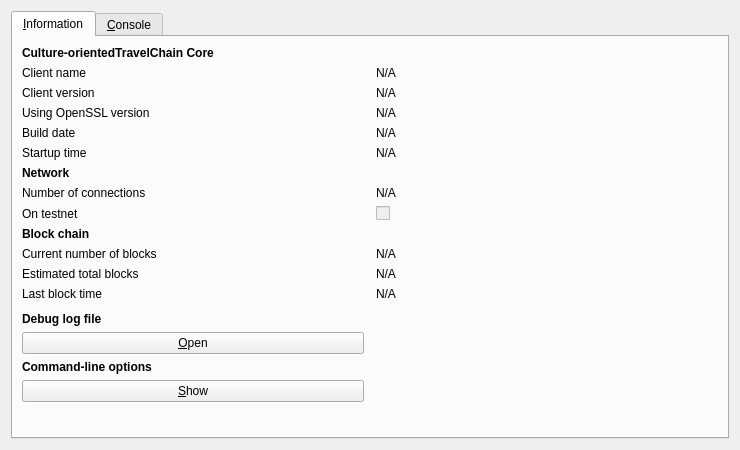
<?xml version="1.0" encoding="UTF-8"?>
<ui version="4.0">
 <class>RPCConsole</class>
 <widget class="QDialog" name="RPCConsole">
  <property name="geometry">
   <rect>
    <x>0</x>
    <y>0</y>
    <width>740</width>
    <height>450</height>
   </rect>
  </property>
  <property name="windowTitle">
   <string>Culture-orientedTravelChain - Debug window</string>
  </property>
  <layout class="QVBoxLayout" name="verticalLayout_2">
   <item>
    <widget class="QTabWidget" name="tabWidget">
     <property name="currentIndex">
      <number>0</number>
     </property>
     <widget class="QWidget" name="tab_info">
      <attribute name="title">
       <string>&amp;Information</string>
      </attribute>
      <layout class="QGridLayout" name="gridLayout" columnstretch="0,0">
       <property name="horizontalSpacing">
        <number>12</number>
       </property>
       <item row="14" column="0">
        <widget class="QLabel" name="labelDebugLogfile">
         <property name="font">
          <font>
           <weight>75</weight>
           <bold>true</bold>
          </font>
         </property>
         <property name="text">
          <string>Debug log file</string>
         </property>
        </widget>
       </item>
       <item row="5" column="0">
        <widget class="QLabel" name="label_13">
         <property name="text">
          <string>Startup time</string>
         </property>
        </widget>
       </item>
       <item row="6" column="0">
        <widget class="QLabel" name="label_11">
         <property name="font">
          <font>
           <weight>75</weight>
           <bold>true</bold>
          </font>
         </property>
         <property name="text">
          <string>Network</string>
         </property>
        </widget>
       </item>
       <item row="5" column="1">
        <widget class="QLabel" name="startupTime">
         <property name="cursor">
          <cursorShape>IBeamCursor</cursorShape>
         </property>
         <property name="text">
          <string>N/A</string>
         </property>
         <property name="textFormat">
          <enum>Qt::PlainText</enum>
         </property>
         <property name="textInteractionFlags">
          <set>Qt::LinksAccessibleByMouse|Qt::TextSelectableByKeyboard|Qt::TextSelectableByMouse</set>
         </property>
        </widget>
       </item>
       <item row="8" column="1">
        <widget class="QCheckBox" name="isTestNet">
         <property name="enabled">
          <bool>false</bool>
         </property>
         <property name="text">
          <string/>
         </property>
        </widget>
       </item>
       <item row="1" column="0">
        <widget class="QLabel" name="label_5">
         <property name="text">
          <string>Client name</string>
         </property>
        </widget>
       </item>
       <item row="10" column="1">
        <widget class="QLabel" name="numberOfBlocks">
         <property name="cursor">
          <cursorShape>IBeamCursor</cursorShape>
         </property>
         <property name="text">
          <string>N/A</string>
         </property>
         <property name="textFormat">
          <enum>Qt::PlainText</enum>
         </property>
         <property name="textInteractionFlags">
          <set>Qt::LinksAccessibleByMouse|Qt::TextSelectableByKeyboard|Qt::TextSelectableByMouse</set>
         </property>
        </widget>
       </item>
       <item row="4" column="0">
        <widget class="QLabel" name="label_12">
         <property name="text">
          <string>Build date</string>
         </property>
        </widget>
       </item>
       <item row="17" column="0">
        <widget class="QPushButton" name="showCLOptionsButton">
         <property name="toolTip">
          <string>Show the Culture-orientedTravelChain-Qt help message to get a list with possible Culture-orientedTravelChain command-line options.</string>
         </property>
         <property name="text">
          <string>&amp;Show</string>
         </property>
         <property name="autoDefault">
          <bool>false</bool>
         </property>
        </widget>
       </item>
       <item row="10" column="0">
        <widget class="QLabel" name="label_3">
         <property name="text">
          <string>Current number of blocks</string>
         </property>
        </widget>
       </item>
       <item row="12" column="1">
        <widget class="QLabel" name="lastBlockTime">
         <property name="cursor">
          <cursorShape>IBeamCursor</cursorShape>
         </property>
         <property name="text">
          <string>N/A</string>
         </property>
         <property name="textFormat">
          <enum>Qt::PlainText</enum>
         </property>
         <property name="textInteractionFlags">
          <set>Qt::LinksAccessibleByMouse|Qt::TextSelectableByKeyboard|Qt::TextSelectableByMouse</set>
         </property>
        </widget>
       </item>
       <item row="4" column="1">
        <widget class="QLabel" name="buildDate">
         <property name="cursor">
          <cursorShape>IBeamCursor</cursorShape>
         </property>
         <property name="text">
          <string>N/A</string>
         </property>
         <property name="textFormat">
          <enum>Qt::PlainText</enum>
         </property>
         <property name="textInteractionFlags">
          <set>Qt::LinksAccessibleByMouse|Qt::TextSelectableByKeyboard|Qt::TextSelectableByMouse</set>
         </property>
        </widget>
       </item>
       <item row="2" column="0">
        <widget class="QLabel" name="label_6">
         <property name="text">
          <string>Client version</string>
         </property>
        </widget>
       </item>
       <item row="8" column="0">
        <widget class="QLabel" name="label_8">
         <property name="text">
          <string>On testnet</string>
         </property>
        </widget>
       </item>
       <item row="2" column="1">
        <widget class="QLabel" name="clientVersion">
         <property name="cursor">
          <cursorShape>IBeamCursor</cursorShape>
         </property>
         <property name="text">
          <string>N/A</string>
         </property>
         <property name="textFormat">
          <enum>Qt::PlainText</enum>
         </property>
         <property name="textInteractionFlags">
          <set>Qt::LinksAccessibleByMouse|Qt::TextSelectableByKeyboard|Qt::TextSelectableByMouse</set>
         </property>
        </widget>
       </item>
       <item row="1" column="1">
        <widget class="QLabel" name="clientName">
         <property name="cursor">
          <cursorShape>IBeamCursor</cursorShape>
         </property>
         <property name="text">
          <string>N/A</string>
         </property>
         <property name="textFormat">
          <enum>Qt::PlainText</enum>
         </property>
         <property name="textInteractionFlags">
          <set>Qt::LinksAccessibleByMouse|Qt::TextSelectableByKeyboard|Qt::TextSelectableByMouse</set>
         </property>
        </widget>
       </item>
       <item row="12" column="0">
        <widget class="QLabel" name="label_2">
         <property name="text">
          <string>Last block time</string>
         </property>
        </widget>
       </item>
       <item row="18" column="0">
        <spacer name="verticalSpacer">
         <property name="orientation">
          <enum>Qt::Vertical</enum>
         </property>
         <property name="sizeHint" stdset="0">
          <size>
           <width>20</width>
           <height>40</height>
          </size>
         </property>
        </spacer>
       </item>
       <item row="7" column="0">
        <widget class="QLabel" name="label_7">
         <property name="text">
          <string>Number of connections</string>
         </property>
        </widget>
       </item>
       <item row="16" column="0">
        <widget class="QLabel" name="labelCLOptions">
         <property name="font">
          <font>
           <weight>75</weight>
           <bold>true</bold>
          </font>
         </property>
         <property name="text">
          <string>Command-line options</string>
         </property>
        </widget>
       </item>
       <item row="11" column="1">
        <widget class="QLabel" name="totalBlocks">
         <property name="cursor">
          <cursorShape>IBeamCursor</cursorShape>
         </property>
         <property name="text">
          <string>N/A</string>
         </property>
         <property name="textFormat">
          <enum>Qt::PlainText</enum>
         </property>
         <property name="textInteractionFlags">
          <set>Qt::LinksAccessibleByMouse|Qt::TextSelectableByKeyboard|Qt::TextSelectableByMouse</set>
         </property>
        </widget>
       </item>
       <item row="7" column="1">
        <widget class="QLabel" name="numberOfConnections">
         <property name="cursor">
          <cursorShape>IBeamCursor</cursorShape>
         </property>
         <property name="text">
          <string>N/A</string>
         </property>
         <property name="textFormat">
          <enum>Qt::PlainText</enum>
         </property>
         <property name="textInteractionFlags">
          <set>Qt::LinksAccessibleByMouse|Qt::TextSelectableByKeyboard|Qt::TextSelectableByMouse</set>
         </property>
        </widget>
       </item>
       <item row="3" column="1">
        <widget class="QLabel" name="openSSLVersion">
         <property name="cursor">
          <cursorShape>IBeamCursor</cursorShape>
         </property>
         <property name="text">
          <string>N/A</string>
         </property>
         <property name="textFormat">
          <enum>Qt::PlainText</enum>
         </property>
         <property name="textInteractionFlags">
          <set>Qt::LinksAccessibleByMouse|Qt::TextSelectableByKeyboard|Qt::TextSelectableByMouse</set>
         </property>
        </widget>
       </item>
       <item row="9" column="0">
        <widget class="QLabel" name="label_10">
         <property name="font">
          <font>
           <weight>75</weight>
           <bold>true</bold>
          </font>
         </property>
         <property name="text">
          <string>Block chain</string>
         </property>
        </widget>
       </item>
       <item row="0" column="0">
        <widget class="QLabel" name="label_9">
         <property name="font">
          <font>
           <weight>75</weight>
           <bold>true</bold>
          </font>
         </property>
         <property name="text">
          <string>Culture-orientedTravelChain Core</string>
         </property>
        </widget>
       </item>
       <item row="11" column="0">
        <widget class="QLabel" name="label_4">
         <property name="text">
          <string>Estimated total blocks</string>
         </property>
        </widget>
       </item>
       <item row="13" column="0">
        <spacer name="verticalSpacer_2">
         <property name="orientation">
          <enum>Qt::Vertical</enum>
         </property>
         <property name="sizeHint" stdset="0">
          <size>
           <width>20</width>
           <height>20</height>
          </size>
         </property>
        </spacer>
       </item>
       <item row="15" column="0">
        <widget class="QPushButton" name="openDebugLogfileButton">
         <property name="toolTip">
          <string>Open the Culture-orientedTravelChain debug log file from the current data directory. This can take a few seconds for large log files.</string>
         </property>
         <property name="text">
          <string>&amp;Open</string>
         </property>
         <property name="autoDefault">
          <bool>false</bool>
         </property>
        </widget>
       </item>
       <item row="3" column="0">
        <widget class="QLabel" name="label_14">
         <property name="text">
          <string>Using OpenSSL version</string>
         </property>
         <property name="indent">
          <number>-1</number>
         </property>
        </widget>
       </item>
      </layout>
     </widget>
     <widget class="QWidget" name="tab_console">
      <attribute name="title">
       <string>&amp;Console</string>
      </attribute>
      <layout class="QVBoxLayout" name="verticalLayout_3">
       <property name="spacing">
        <number>3</number>
       </property>
       <item>
        <widget class="QTextEdit" name="messagesWidget">
         <property name="minimumSize">
          <size>
           <width>0</width>
           <height>100</height>
          </size>
         </property>
         <property name="readOnly">
          <bool>true</bool>
         </property>
         <property name="tabKeyNavigation" stdset="0">
          <bool>false</bool>
         </property>
         <property name="columnCount" stdset="0">
          <number>2</number>
         </property>
        </widget>
       </item>
       <item>
        <layout class="QHBoxLayout" name="horizontalLayout">
         <property name="spacing">
          <number>3</number>
         </property>
         <item>
          <widget class="QLabel" name="label">
           <property name="text">
            <string notr="true">&gt;</string>
           </property>
          </widget>
         </item>
         <item>
          <widget class="QLineEdit" name="lineEdit"/>
         </item>
         <item>
          <widget class="QPushButton" name="clearButton">
           <property name="maximumSize">
            <size>
             <width>24</width>
             <height>24</height>
            </size>
           </property>
           <property name="toolTip">
            <string>Clear console</string>
           </property>
           <property name="text">
            <string/>
           </property>
           <property name="icon">
            <iconset resource="../bitcoin.qrc">
             <normaloff>:/icons/remove</normaloff>:/icons/remove</iconset>
           </property>
           <property name="shortcut">
            <string notr="true">Ctrl+L</string>
           </property>
           <property name="autoDefault">
            <bool>false</bool>
           </property>
          </widget>
         </item>
        </layout>
       </item>
      </layout>
     </widget>
    </widget>
   </item>
  </layout>
 </widget>
 <resources>
  <include location="../bitcoin.qrc"/>
 </resources>
 <connections/>
</ui>
